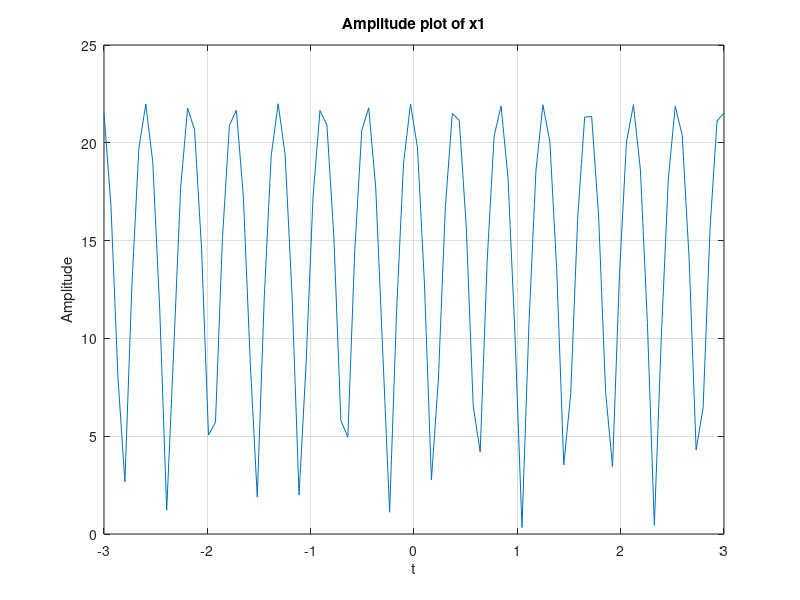
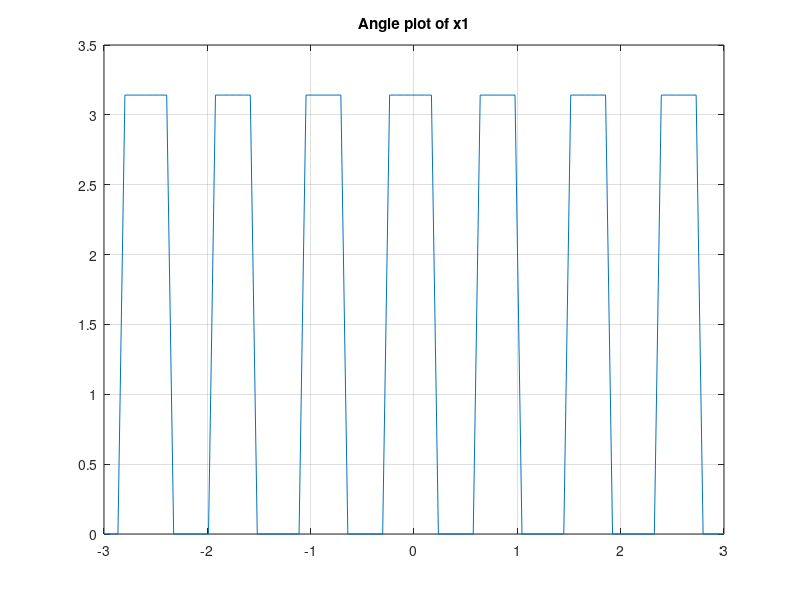
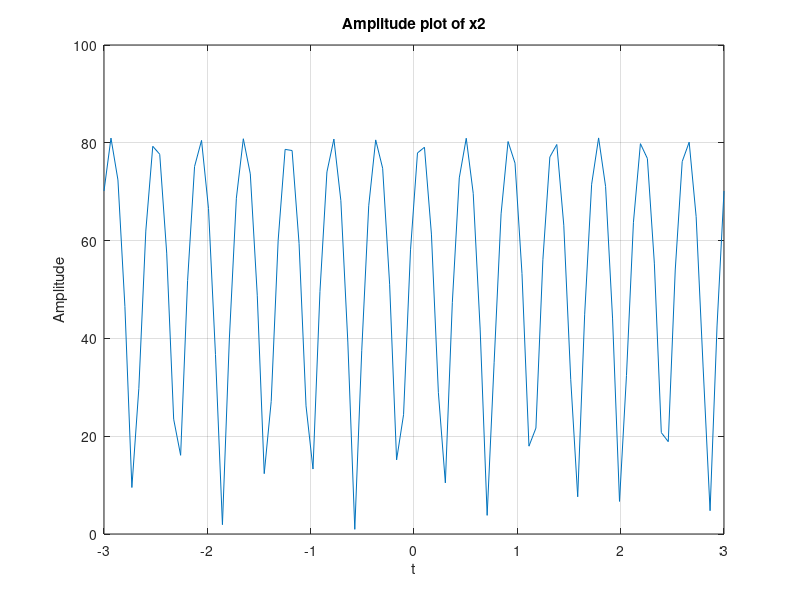
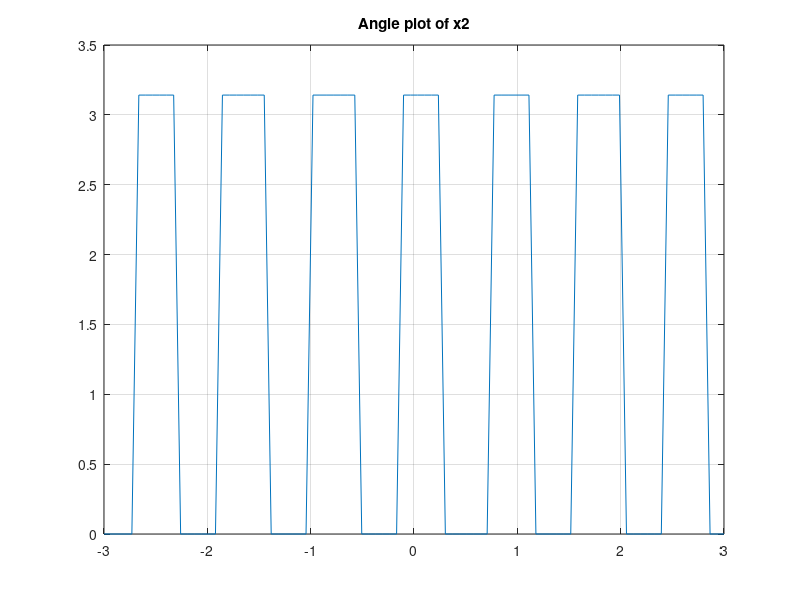

MATLAB code to generate these figures, in order:
%{ 
ID = 22-47018-1 AB-CDEFG-H
AB = 22
GH = 81
CDEF = 4701
DG = 78 
%}
t = linspace(-3, 3,90); 
CDEF = 4701;
A1 = 22; 
ph_deg01 = 78; 
ph_rad01 = deg2rad(ph_deg01); 
x1 = A1*sin(2*pi*CDEF*t + ph_rad01);
figure;
plot(t, abs(x1))
title('Amplitude plot of x1')
ylabel('Amplitude')
xlabel('t')
grid on;

figure;
plot(t, angle(x1))
title('Angle plot of x1')
grid on

%{ 
ID = 22-47018-1 AB-CDEFG-H
AB = 22
GH = 81
CDEF = 4701
DG = 78 
%}
A2 = 81; 
ph_deg02 = 30;
ph_rad02 = deg2rad(ph_deg02); 
x2 = A2*cos(2*pi*CDEF*t + ph_rad02);
figure;
plot(t, abs(x2))
title('Amplitude plot of x2')
ylabel('Amplitude')
xlabel('t')
grid on


figure;
plot(t, angle(x2))
title('Angle plot of x2')
grid on

